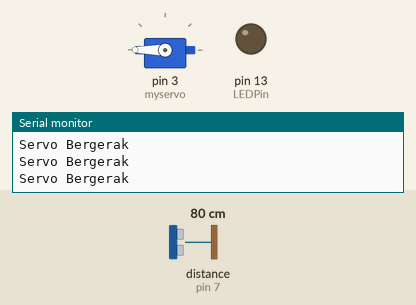
The sketch below on a simulated Arduino Uno, built with avr-gcc and run on an emulated ATmega328P. Parts: servo, output pins drawn as LEDs (lit = HIGH), the last lines printed to the serial monitor. Wiring (inferred from the names in the program): ultrasonic range finder: trigger pin 8; echo pin 7. Inputs (shaded band) come from the test bench; at power-on: distance to the obstacle (sensor on pin 7) 80 cm. The echo pulse lasts 58.3 µs per cm; pins used as bus, display or sensor lines are not drawn.

Above: at 1.2 s.
1.3 s: distance to the obstacle (sensor on pin 7) set to 53 cm
4.3 s: distance to the obstacle (sensor on pin 7) set to 48 cm
At 5.7 s:
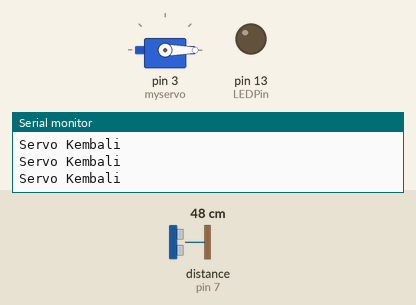
Timing chart, 0 to 7.3 s (numbered marks = the images above; inputs shaded):
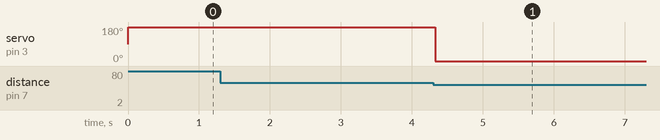

The sketch:

Ultrasonic_Without_Library.ino
```cpp
/*
Sensor jarak HC-SR04
pin yang perlu dihubungkan
VCC to arduino 5v
GND to arduino GND
Echo to Arduino pin 7
Trig to Arduino pin 8
*/
#include <Servo.h> // menyertakan library servo ke dalam program
Servo myservo;     // variable untuk menyimpan posisi data
int pos = 00;

#define echoPin 7 //Echo Pin
#define trigPin 8 //Trigger Pin
#define LEDPin 13 //Led default dari Arduino uno

int maximumRange = 50; //kebutuhan akan maksimal range 50 cm
int minimumRange = 00; //kebutuhan akan minimal range
long duration, distance; //waktu untuk kalkulasi jarak

void setup() {
Serial.begin (9600); //inisialiasasi komunikasi serial
//deklarasi pin
myservo.attach(3); //sinyal data kabel motor servo dikonekan di pin 3 Arduino
pinMode(trigPin, OUTPUT);
pinMode(echoPin, INPUT);
pinMode(LEDPin, OUTPUT);
}

void loop() {
/* Berikut siklus trigPin atau echo pin yang digunakan
untuk menentukan jarak objek terdekat dengan memantulkan
gelombang suara dari itu. */

digitalWrite(trigPin, LOW);delayMicroseconds(2);
digitalWrite(trigPin, HIGH);delayMicroseconds(10);
digitalWrite(trigPin, LOW);
duration = pulseIn(echoPin, HIGH);

//perhitungan untuk dijadikan jarak
distance = duration/58.2;

/* Membuat Logika Untuk Sensor ultrasonic ketika menerima sinyal dari sensor akan menggerakan Servo */

if (distance >= maximumRange )
{
Serial.println("Servo Bergerak");
myservo.write(180);
}else {
Serial.println("Servo Kembali");
myservo.write(0);
}
}
```

Measured:
- the behaviour switches between 51 and 50 cm on distance to the obstacle (sensor on pin 7) (found by bisection; images 0 and 1)
- after the input at 4.3 s, servo on pin 3 (myservo): 180° → 0° at once
